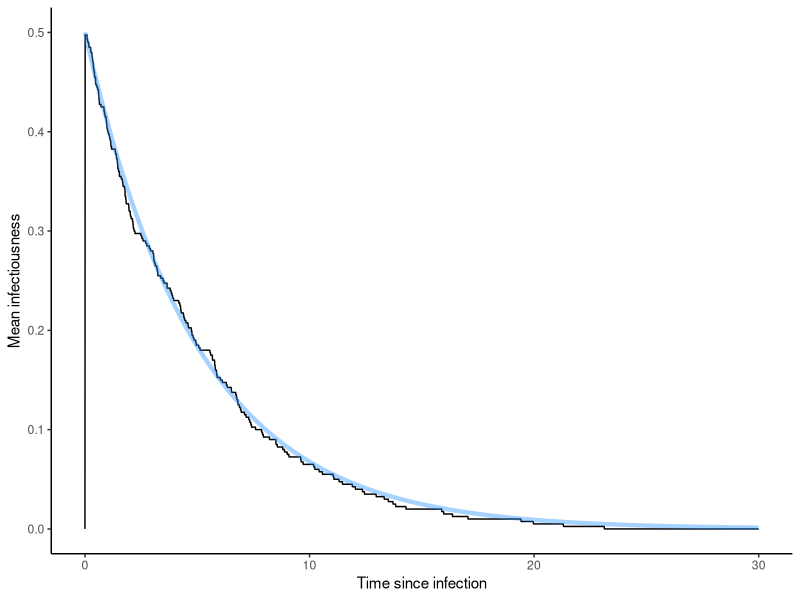
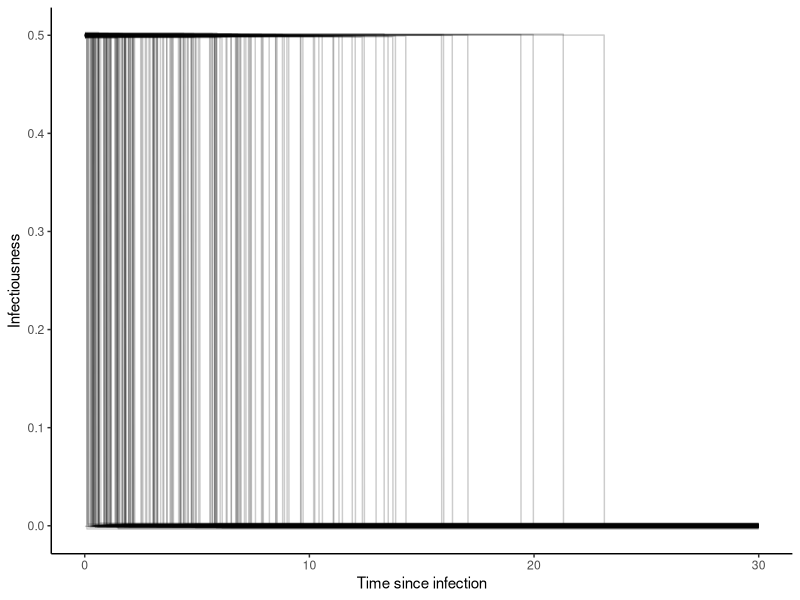
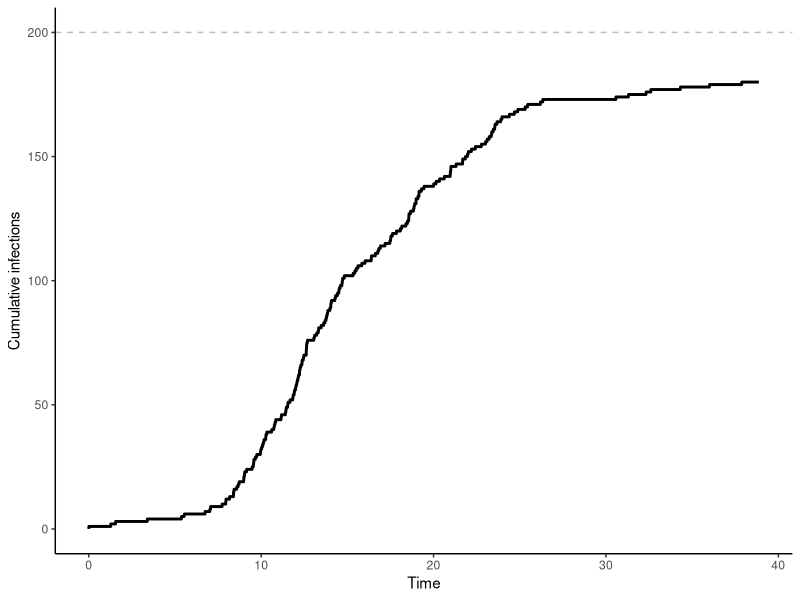
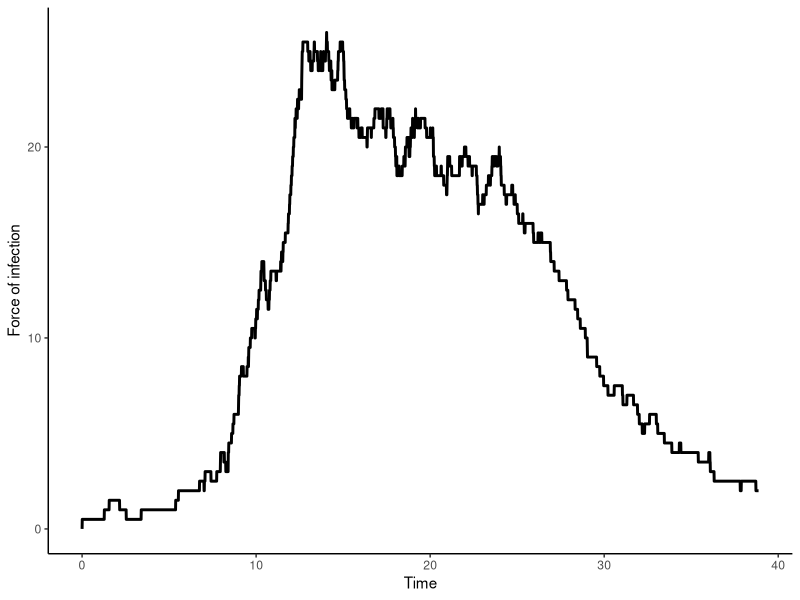

Source code (R) for these figures, in order:
library(tidyverse) 

# Bisection algorithm for a monotonically increasing function
bisect <- function(target, lwr, upr, func, tol=1e-6){

	x <- lwr + (upr-lwr)/2
	jump <- (upr-lwr)/4
	testval <- func(x)

	while(abs(testval-target)>tol){

		if(testval<target){
			x <- x + jump
		} else {
			x <- x - jump
		}

		jump <- jump/2
		testval <- func(x)

	}

	return(x)

}

# For evaluating the total kernel CDF: 
cumckernel <- function(t, tinf, parslist, ckernel){

	sum(unlist(pmap(
		list(t-tinf[tinf<Inf], parslist[tinf<Inf]),
		ckernel
		)))

}

# Time series of cumulative new infections: 
plotcuminf <- function(simout){

	N <- nrow(simout) 

	simoutshort <- filter(simout, tinf<Inf)
	tvals <- seq(from=0, to=max(simoutshort$tinf)+1, by=0.01)
	tinf <- simoutshort$tinf
	yvals <- unlist(lapply(tvals, function(x){sum(tinf<x)}))

	out <- tibble(t=tvals, y=yvals) %>% 
		ggplot(aes(x=t, y=y)) + 
			geom_line(size=1) + 
			geom_hline(yintercept=N, lty="dashed", col="grey") + 
			theme_classic() + 
			labs(x="Time", y="Cumulative infections")

	return(out)

}

# Time series of the current force of infection: 
plotfoi <- function(simout, pkernel, parslist){

	simoutshort <- filter(simout, tinf<Inf)
	tvals <- seq(from=0, to=max(simoutshort$tinf)+1, by=0.01)
	tinf <- simoutshort$tinf
	parslistshort <- parslist[simoutshort$id]

	yvals <- as.list(tvals) %>% 
		map(~ sum(unlist(pmap(list(.-tinf, parslistshort), pkernel)))) %>% 
		unlist()

	out <- tibble(t=tvals, y=yvals) %>% 
		ggplot(aes(x=t, y=y)) + 
			geom_line(size=1) + 
			theme_classic() + 
			labs(x="Time", y="Force of infection")

	return(out)

}

# Plot a WAIFW tree: 



# Plot individual infection kernels: 
plotai <- function(pkernel,parslist,tmax,tmin=0,yjittersd=0.001){

	tau <- seq(from=tmin, to=tmax, by=0.01)
	out <- as.list(tau) %>% 
		map(~ unlist(pmap(
			list(rep(., length(parslist)), parslist),
			pkernel
			))) %>% 
		map(~ tibble(id=1:length(.), y=.)) %>% 
		imap(~ mutate(., tindex=.y)) %>% 
		bind_rows() %>% 
		left_join(tibble(tau=tau, tindex=1:length(tau)), by="tindex") %>% 
		group_by(id) %>% 
		mutate(yjitter=rnorm(1,0,yjittersd)) %>% 
		ggplot(aes(x=tau, y=y+yjitter, group=factor(id))) + 
			geom_line(alpha=0.2) + 
			theme_classic() + 
			labs(x="Time since infection", y="Infectiousness")

	return(out)

}


# Plot the summed infection kernel across all individuals: 
plotA <- function(pkernel,parslist,tmax,tmin=0,compfun=NA){

	N <- length(parslist)
	tau <- seq(from=tmin, to=tmax, by=0.01)
	yvals <- as.list(tau) %>% 
		map(~ sum(unlist(pmap(
			list(rep(., length(parslist)), parslist),
			pkernel
			)))) %>% 
		unlist()
	out <- tibble(tau=tau, y=yvals/N) %>% 
		ggplot(aes(x=tau, y=y)) + 
			geom_line()  + 
			theme_classic() + 
			labs(x="Time since infection", y="Mean infectiousness")

	if(is.function(compfun)){
		ycomp <- unlist(lapply(tau, compfun))
		out <- out + geom_line(
			data=tibble(x=tau, y=ycomp), 
			aes(x=x, y=y), size=1.5, col="dodgerblue", alpha=0.4)
	}

	return(out)

}

# Main simulation algorithm
infdurabm <- function(pkernel, ckernel, parslist, invckernel=NA, initinf=1, initstep=1, maxits=1000){

	# Initialize output vectors: 
	N <- length(parslist)
	tinf <- rep(Inf, N)
	tinf[initinf] <- 0
	whoinf <- rep(-1,N)
	whoinf[initinf] <- 0

	# Initialize looping variables: 
	t <- 0
	tstep <- initstep

	# Simulate infections:
	for(iteration in 1:maxits){

		# Propose the next time: 
		tprop <- t+tstep

		# Calculate the total force of infection over this time span: 
		cumforcestart <- cumckernel(t, tinf, parslist, ckernel)
		cumforceend <- cumckernel(tprop, tinf, parslist, ckernel)
		cumforce <- cumforceend - cumforcestart
			
		# Calculate the number of "events" that would occur in the current system given this rate: 
		cumrate <- sum(tinf==Inf)*cumforce/N
		if(cumrate < 1e-4){break()}
		nevents <- rpois(1,cumrate)

		# Get the timing of those events: 
		if(nevents==0){
			t <- tprop
			next()
		}

		# Get uniform draw for the inverse CDF
		draw <- min(runif(nevents))

		# Calculate "event times" using inverse CDF
		func <- function(x){
			(cumckernel(x, tinf, parslist, ckernel) - cumforcestart)/cumforce
		}

		# Update tprop to be the time of the new infection (the first)
		tprop <- bisect(draw, lwr=t, upr=tprop, func=func)		

		# Randomly draw a new person to infect
		newinf <- sample((1:N)[tinf==Inf], 1)

		# Who did the infecting? 
		pvals <- unlist(pmap(
			list(tprop-tinf[tinf<Inf], parslist[tinf<Inf]),
			pkernel
			))
		newwhoinf <- ((1:N)[tinf<Inf])[which(as.vector(rmultinom(1,1,pvals))==1)]

		# Update the output vectors: 
		tinf[newinf] <- tprop
		whoinf[newinf] <- newwhoinf

		# Update variables for new loop: 
		t <- tprop

	}

	if(iteration >= maxits){
		print(paste0("Reached maxits at time ",round(t,2)))
	} else {
		print(paste0("Epidemic ended at time ",round(t,2)," after ",iteration," iterations"))
	}

	out <- tibble(id=1:N, tinf=tinf, whoinf=whoinf)

	return(out)

}

# =============================================================================
# Example
# =============================================================================

pkernel_sir <- function(tau,pars){
	with(as.list(pars), {
		if(tau>0 & tau<=tstar){
			return(beta)
		} else {
			return(0)
		}
	})
}

ckernel_sir <- function(tau,pars){
	with(as.list(pars),{
		if(tau<=0){
			return(0)
		} else if(tau>0 & tau<=tstar){
			return(beta*tau)
		} else {
			return(beta*tstar)
		}
		})
}

beta <- 1/2
gamma <- 1/5
parslist <- as.list(rexp(200,gamma)) %>% 
	map(~ c(tstar=., beta=beta))

simout <- infdurabm(pkernel_sir, ckernel_sir, parslist, invckernel=NA, initinf=1, initstep=1, maxits=1000)

fig_cuminf <- plotcuminf(simout)
fig_foi <- plotfoi(simout, pkernel_sir, parslist)

fig_ai <- plotai(pkernel_sir, parslist, tmin=0.01, tmax=30)

cf <- function(x){beta*exp(-gamma*x)}
fig_A <- plotA(pkernel_sir, parslist, tmax=30, compfun=cf)
